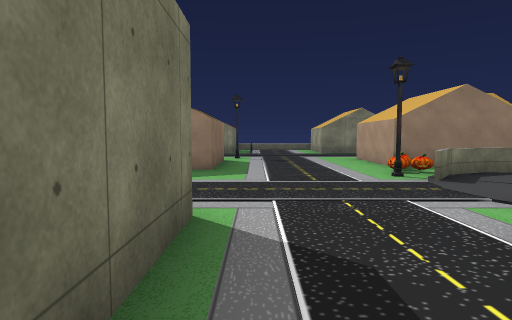
View 1 (above)

24 first-person views from a walk through a Unity game level. The camera is 1.4 m above the floor, tilts 4° down and sees 75° across. The floor is counted in squares, 2 m on a side. Each view is taken from the middle of a square. On the plan, view 1 faces up. The plan holds only what a view shows up to about 10 squares ahead; the rest is blank. The place goes on beyond the plan. The player is left out. Some surface patterns are stand-ins.

View 2
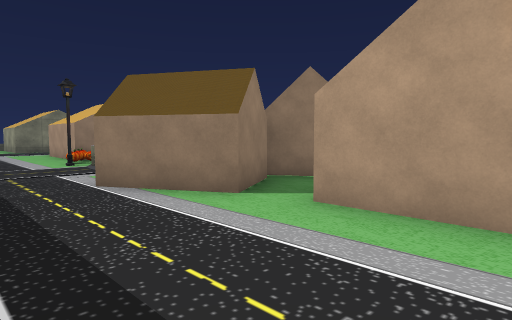

View 3
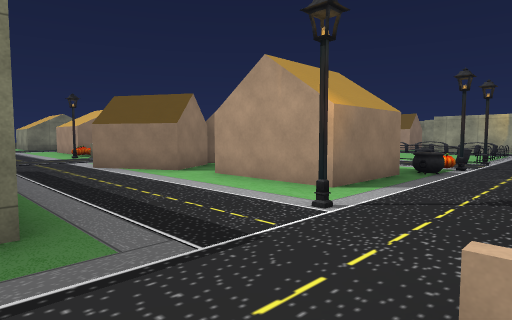

View 4
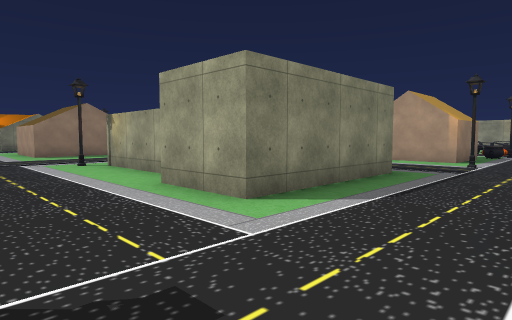

View 5
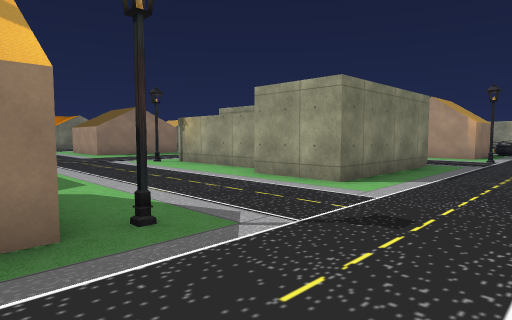

View 6
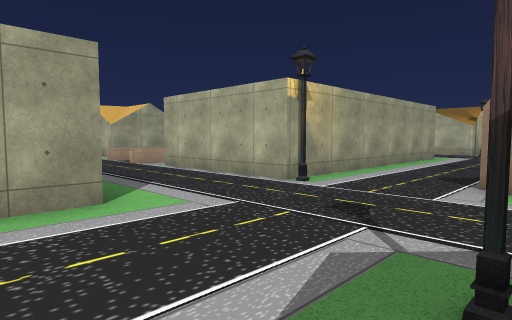

View 7
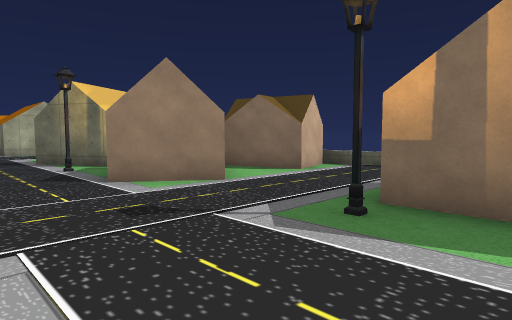

View 8
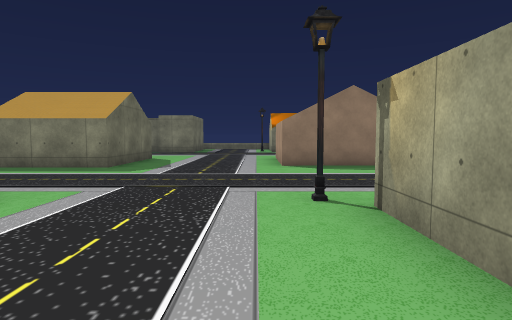

View 9
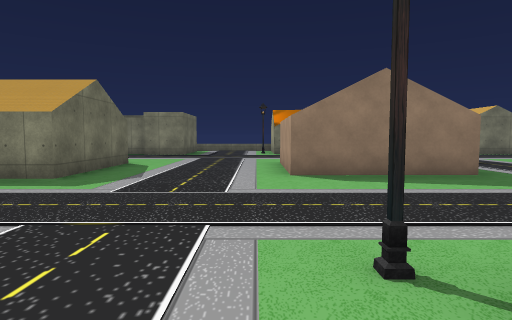

View 10
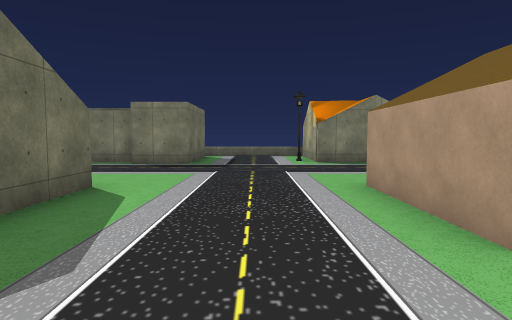

View 11
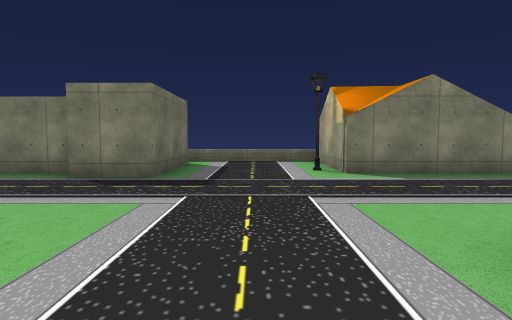

View 12
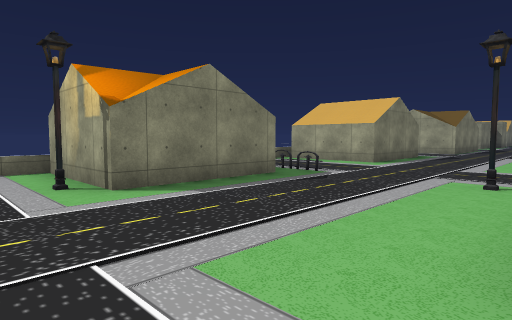

View 13
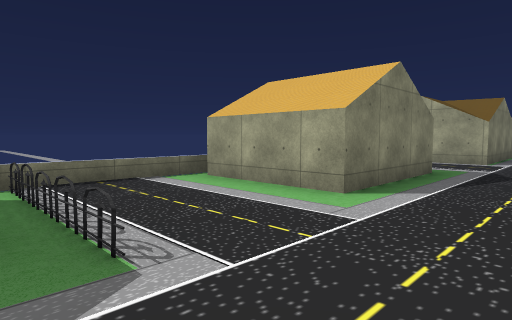

View 14
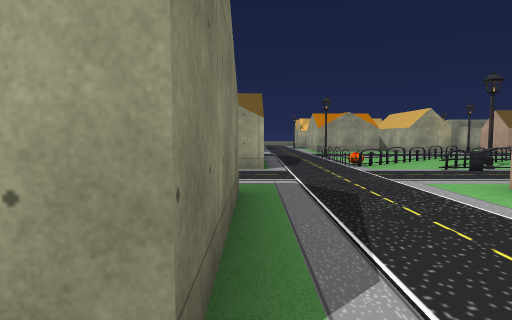

View 15
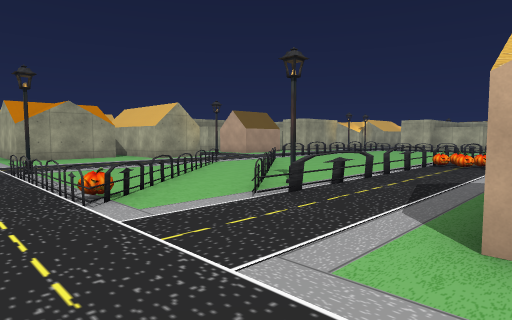

View 16
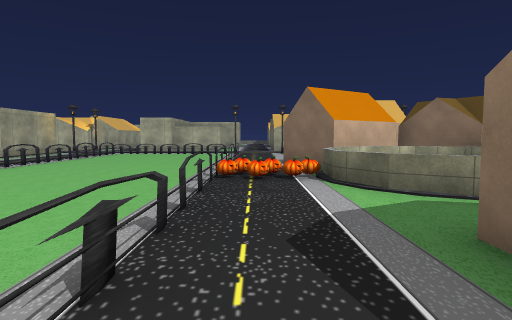

View 17
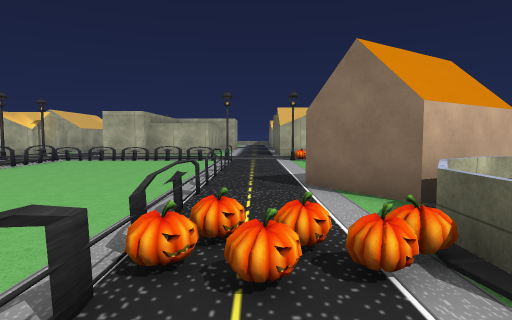

View 18
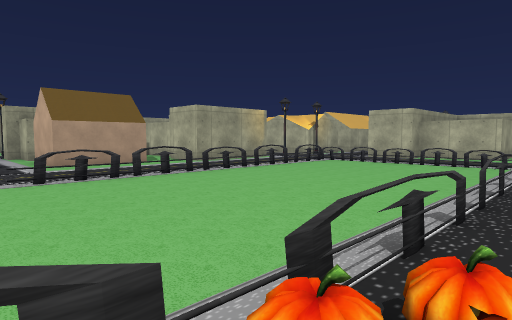

View 19
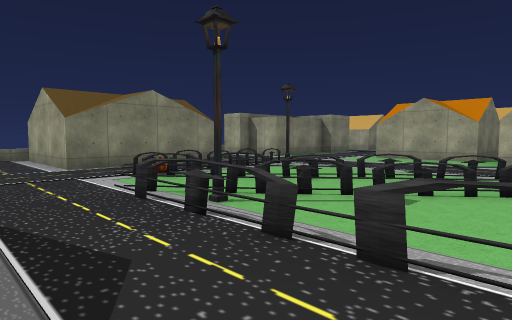

View 20
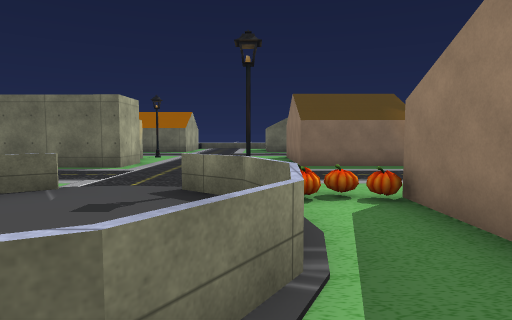

View 21
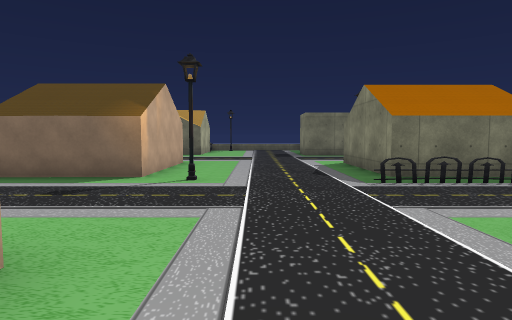

View 22
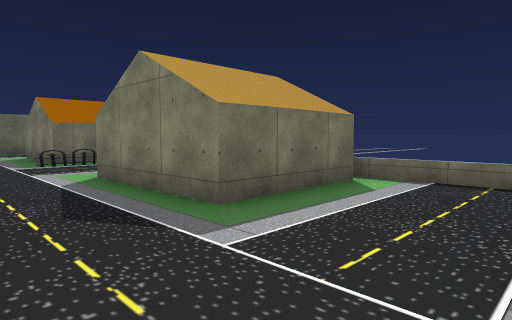

View 23
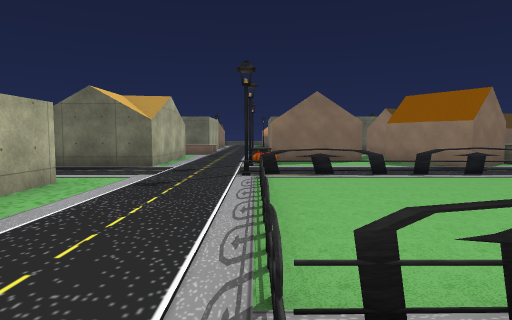

View 24
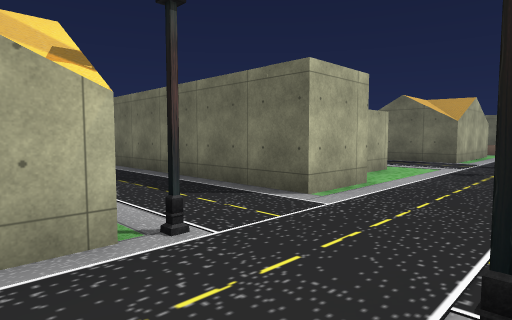

### Floor plan
Key: @ floor where view 1 was taken; # wall or solid block; x gap in a wall; . floor; = window, fence, low wall or low ledge; H house; P pumpkin; L lamp; C cauldron; O other object.
Columns run from 13 left of view 1 to 20 right of it. Each row starts with its distance up from view 1.
 18      =====   ====  ====
 17      #...#  #...#  #..##
 16      #...#  #...#  #...#
 15   ####..L####...####...#
 14   ..##.......O.........####
 13    .........................
 12     ...................Px==L..
 11     ........L..........=.......#
 10     .....###H....  #..=#=......#
  9     #....H  H....  #..L=#=.....##
  8     #....H  H...H###..=====......
  7   ###....###H...P.....x.=..=. #
  6    ............PL===..x..=.
  5    .............=..==.x...
  4     ................PP=.........
  3      ....L......=..==.=....=......
  2      .....###..#####.......x..## #
  1       ....###...#####.x....x..#
  0      .....###@..###...x....x..
 -1      .....#  ...###........x..#
 -2     #....##  ...###...x....x.
 -3     #L...####...###...=....#.
 -4    ..L.........L..OCOLLxx=x=.L.
 -5  ..............................
 -6  .......L....=.=. ...........L.
 -7 =##.###..####=    ###..####..
 -8   #.  ...#          #..   #..
 -9       L..#          #     #..
-10      #...#                #..
-11      #...#                #.
-12      ##..#                #.

Where each view was taken, in squares from view 1:
view 1: 0 up, 0 right, facing up
view 2: 3 down, 0 right, facing up-right
view 3: 6 down, 1 left, facing up-right
view 4: 6 down, 7 left, facing up-right
view 5: 6 down, 9 left, facing up-right
view 6: 2 down, 8 left, facing down-right
view 7: 2 down, 5 left, facing down-left
view 8: 1 down, 5 left, facing up
view 9: 1 up, 5 left, facing up
view 10: 5 up, 6 left, facing up
view 11: 8 up, 6 left, facing up
view 12: 10 up, 6 left, facing up-right
view 13: 12 up, 1 left, facing up-right
view 14: 14 up, 2 right, facing right
view 15: 13 up, 6 right, facing down-right
view 16: 10 up, 8 right, facing down
view 17: 6 up, 8 right, facing down
view 18: 5 up, 8 right, facing down-right
view 19: 6 up, 7 right, facing up-right
view 20: 6 up, 7 right, facing left
view 21: 12 up, 5 right, facing left
view 22: 12 up, 9 right, facing up-left
view 23: 4 down, 15 right, facing left
view 24: 4 down, 17 right, facing down-left
